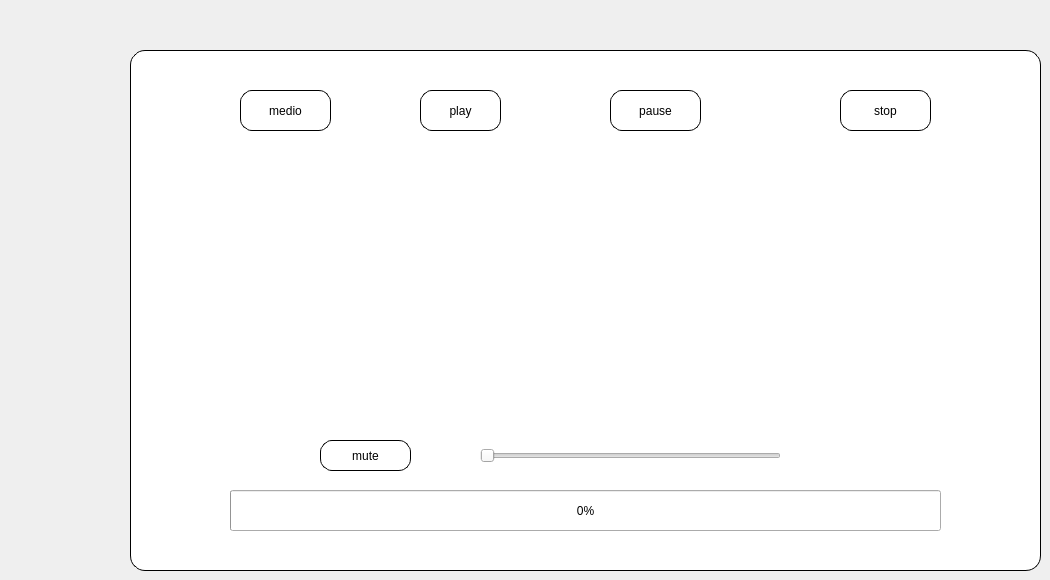
     <widget class="QWidget" name="tab_4">
      <attribute name="title">
       <string>mp3</string>
      </attribute>
      <widget class="QLabel" name="label_back_invites_2">
       <property name="geometry">
        <rect>
         <x>130</x>
         <y>50</y>
         <width>911</width>
         <height>521</height>
        </rect>
       </property>
       <property name="styleSheet">
        <string notr="true">background-color:white;
border-radius:15px;
border:0.5px solid;</string>
       </property>
       <property name="text">
        <string/>
       </property>
      </widget>
      <widget class="QPushButton" name="pushButton_pause">
       <property name="geometry">
        <rect>
         <x>610</x>
         <y>90</y>
         <width>91</width>
         <height>41</height>
        </rect>
       </property>
       <property name="styleSheet">
        <string notr="true">
QPushButton{background-color:white;
border-radius:12px;
border-color:black;
border:1px solid;
}
QPushButton:hover
{
background-color:lightgray;
}</string>
       </property>
       <property name="text">
        <string>pause</string>
       </property>
      </widget>
      <widget class="QPushButton" name="pushButton_mute">
       <property name="geometry">
        <rect>
         <x>320</x>
         <y>440</y>
         <width>91</width>
         <height>31</height>
        </rect>
       </property>
       <property name="styleSheet">
        <string notr="true">
QPushButton{background-color:white;
border-radius:12px;
border-color:black;
border:1px solid;
}
QPushButton:hover
{
background-color:lightgray;
}</string>
       </property>
       <property name="text">
        <string>mute</string>
       </property>
      </widget>
      <widget class="QPushButton" name="pushButton_play">
       <property name="geometry">
        <rect>
         <x>420</x>
         <y>90</y>
         <width>81</width>
         <height>41</height>
        </rect>
       </property>
       <property name="styleSheet">
        <string notr="true">
QPushButton{background-color:white;
border-radius:12px;
border-color:black;
border:1px solid;
}
QPushButton:hover
{
background-color:lightgray;
}</string>
       </property>
       <property name="text">
        <string>play</string>
       </property>
      </widget>
      <widget class="QPushButton" name="pushButton_stop">
       <property name="geometry">
        <rect>
         <x>840</x>
         <y>90</y>
         <width>91</width>
         <height>41</height>
        </rect>
       </property>
       <property name="styleSheet">
        <string notr="true">
QPushButton{background-color:white;
border-radius:12px;
border-color:black;
border:1px solid;
}
QPushButton:hover
{
background-color:lightgray;
}</string>
       </property>
       <property name="text">
        <string>stop</string>
       </property>
      </widget>
      <widget class="QPushButton" name="pushButton_medio">
       <property name="geometry">
        <rect>
         <x>240</x>
         <y>90</y>
         <width>91</width>
         <height>41</height>
        </rect>
       </property>
       <property name="styleSheet">
        <string notr="true">
QPushButton{background-color:white;
border-radius:12px;
border-color:black;
border:1px solid;
}
QPushButton:hover
{
background-color:lightgray;
}</string>
       </property>
       <property name="text">
        <string>medio</string>
       </property>
      </widget>
      <widget class="QProgressBar" name="progressBar">
       <property name="geometry">
        <rect>
         <x>230</x>
         <y>490</y>
         <width>711</width>
         <height>41</height>
        </rect>
       </property>
       <property name="value">
        <number>0</number>
       </property>
      </widget>
      <widget class="QSlider" name="volume">
       <property name="geometry">
        <rect>
         <x>480</x>
         <y>440</y>
         <width>301</width>
         <height>31</height>
        </rect>
       </property>
       <property name="styleSheet">
        <string notr="true">
QPushButton{background-color:white;
border-radius:12px;
border-color:black;
border:1px solid;
}
QPushButton:hover
{
background-color:lightgray;
}</string>
       </property>
       <property name="orientation">
        <enum>Qt::Horizontal</enum>
       </property>
      </widget>
      <widget class="QLabel" name="label_13">
       <property name="geometry">
        <rect>
         <x>190</x>
         <y>140</y>
         <width>761</width>
         <height>271</height>
        </rect>
       </property>
       <property name="text">
        <string/>
       </property>
      </widget>
     </widget>
